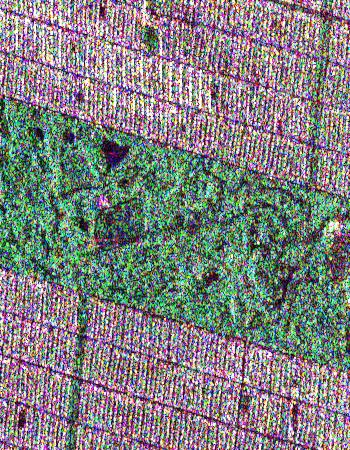
#> input picture GBN/image.jpg, 350 x 450 px
$ python GBN.py
#> lines starting #> are read from the running program, lines starting #| are printed output that depends on the picture
import numpy as np
from PIL import Image
import math

# 读入原图
raw = np.array(Image.open("image.jpg"), "f")
raw = np.divide(raw, 255)
x = raw.shape[0]
#> x = 450
y = raw.shape[1]
#> y = 350
z = raw.shape[2]
#> z = 3
raw.resize(x*y, z)

# 读入truth
truth = np.array(Image.open("ground_truth.jpg"), "f")
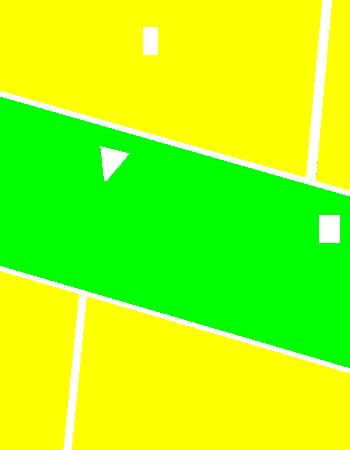
#> input picture GBN/ground_truth.jpg, 350 x 450 px
truth = np.divide(truth, 255)
x = truth.shape[0]
y = truth.shape[1]
z = truth.shape[2]
truth.resize(x*y, z)

# 正规化truth矩阵
label = truth[:, 0]
for i in range(0, len(label)):
    label[i] = 0 if label[i] < 0.5 else 1

# 读入森林
st = np.array(Image.open("sub_t.jpg"), "f")
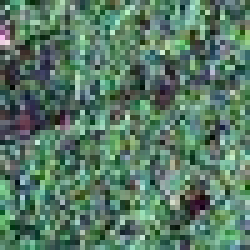
#> input picture GBN/sub_t.jpg, 50 x 50 px (shown 5 times larger)
st = np.divide(st, 255)
x = st.shape[0]
#> x = 50
y = st.shape[1]
#> y = 50
z = st.shape[2]
st.resize(x*y, z)

# 读入楼房
sg = np.array(Image.open("sub_g.jpg"), "f")
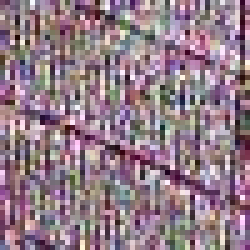
#> input picture GBN/sub_g.jpg, 50 x 50 px (shown 5 times larger)
sg = np.divide(sg, 255)
x = sg.shape[0]
y = sg.shape[1]
z = sg.shape[2]
sg.resize(x*y, z)

# 构造向量
vec = {}
vec[1] = sg
vec[0] = st


# 均值
def mean(t):
    return sum(t)/float(len(t))


# 方差
def stdev(t):
    avg = mean(t)
    var = sum([pow(x-avg, 2) for x in t])/float(len(t)-1)
    return math.sqrt(var)


# 提取图像特征
def SMRF(dataset):
    SMR = [(mean(attr), stdev(attr))
           for attr in zip(*dataset)]
    return SMR


# 按rgb提取图像特征
def SMRFByClass(train):
    SMR = {}
    SMR[0] = SMRF(train[0])
#> in SMRF, `SMR = [(mean(attr), stdev(attr)) for attr in zip(*dataset)]`: SMR = [(0.342, 0.149), (0.475, 0.174), (0.398, 0.156)]
    SMR[1] = SMRF(train[1])
    return SMR


# 高斯分布
def gaussd(x, mean, stdev):
    exp = math.exp(-(math.pow(x-mean, 2)/(2*math.pow(stdev, 2))))
    return (1 / (math.sqrt(2*math.pi) * stdev)) * exp


# 计算属类概率
def calClass(SMR, testcase):
    prob = {}
    for classValue, classSMR in SMR.items():
        prob[classValue] = 1
        for i in range(len(classSMR)):
            mean, stdev = classSMR[i]
            x = testcase[i]
            prob[classValue] *= gaussd(x, mean, stdev)
    return prob


# 计算预测
def predict(SMR, testcase):
    prob = calClass(SMR, testcase)
    bestLabel, bestProb = None, -1
    for classValue, prot in prob.items():
        if bestLabel is None or prot > bestProb:
            bestProb = prot
            bestLabel = classValue
    return bestLabel


# 分类
def getp(SMR, testSet):
    pred = []
    for i in range(len(testSet)):
        result = predict(SMR, testSet[i])
        pred.append(result)
    return np.array(pred)


SMR = SMRFByClass(vec)
#> SMR = {0: [(0.342, 0.149), (0.475, 0.174), (0.398, 0.156)], 1: [(0.577, 0.187), (0.488, 0.194), (0.536, 0.19)]}
p = getp(SMR, raw)
#> the loop in getp, `for i in range(len(testSet)):` made 157500 passes
#> result on passes 1 to 3: 1, 0, 1
#> after the loop in getp, `for i in range(len(testSet)):`: pred = 157500 items

# 计算混淆矩阵
tp = 0
tn = 0
fp = 0
fn = 0

for i in range(len(label)):
    if p[i] == 1 and label[i] == 1:
        tp = tp+1
    if p[i] == 1 and label[i] == 0:
        fp = fp+1
    if p[i] == 0 and label[i] == 0:
        tn = tn+1
    if p[i] == 0 and label[i] == 1:
        fn = fn+1
#> after the loop, fn = 35737; fp = 17001; tn = 41514; tp = 63248

Accuracy = (tp+tn)/(tp+tn+fp+fn)
#> Accuracy = 0.665
CM = [[tp, fn], [fp, tn]]
#> CM = [[63248, 35737], [17001, 41514]]
